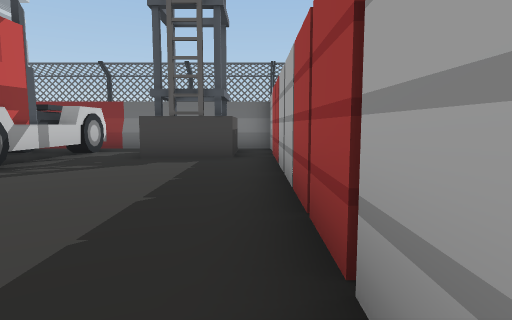
view 1 (above)

14 first-person views from a walk through a Unity game level. The camera is 1.4 m above the floor, tilts 6° down and sees 75° across. The floor is counted in squares, 2 m on a side. Each view is taken from the middle of a square. On the plan, view 1 faces up. The plan holds only what a view shows up to about 10 squares ahead; the rest is blank. The place goes on beyond the plan. The player is left out.

view 2
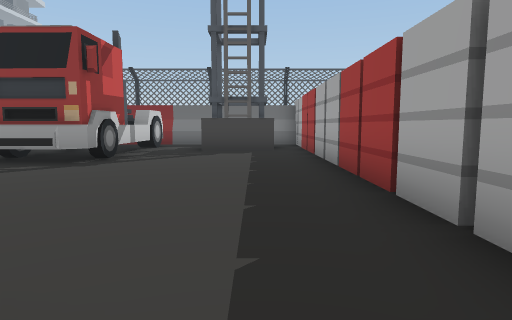

view 3
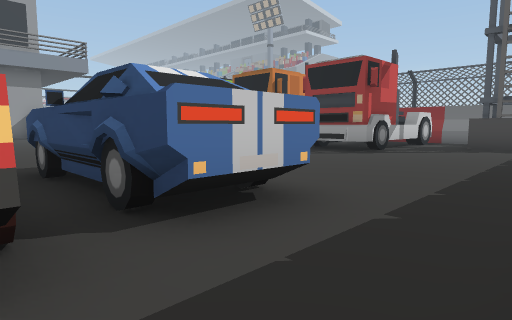

view 4
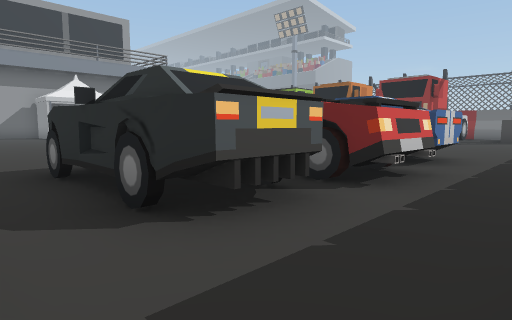

view 5
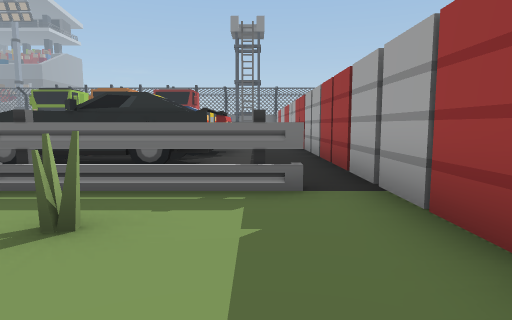

view 6
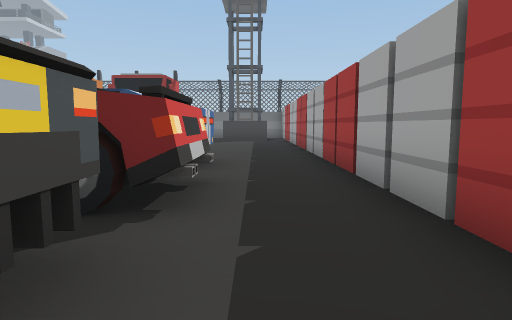

view 7
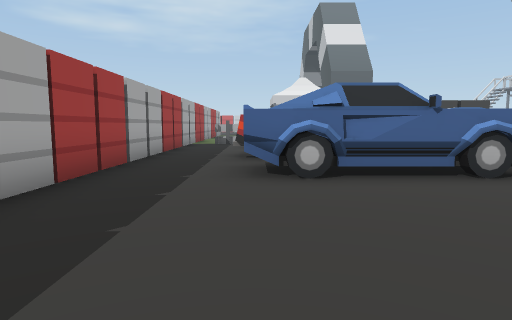

view 8
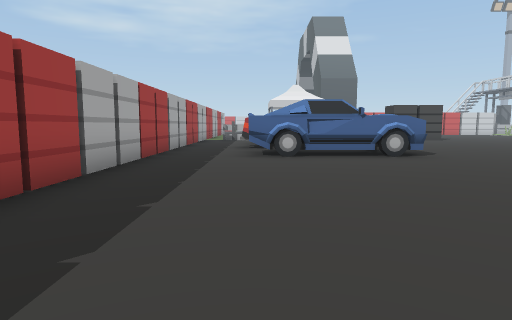

view 9
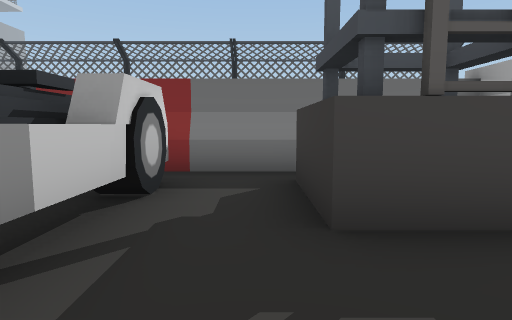

view 10
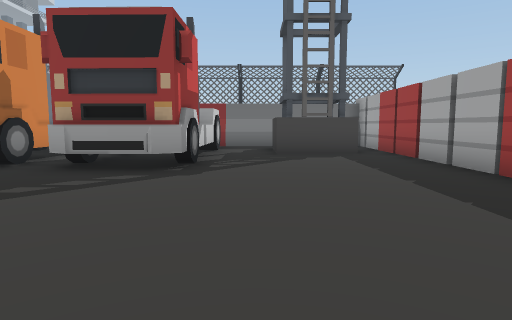

view 11
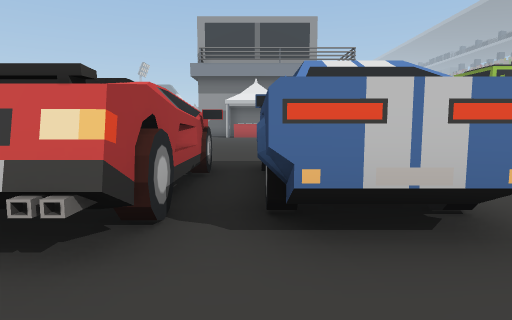

view 12
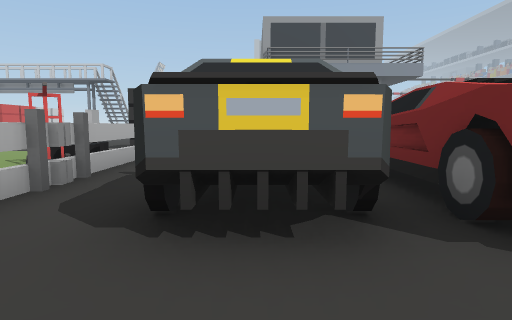

view 13
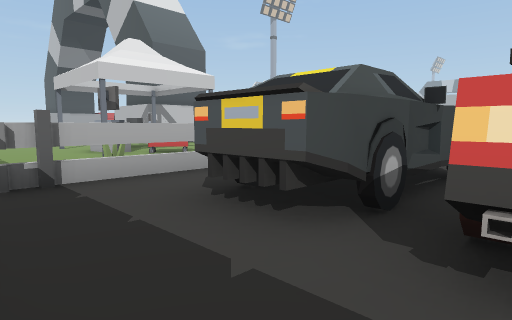

view 14
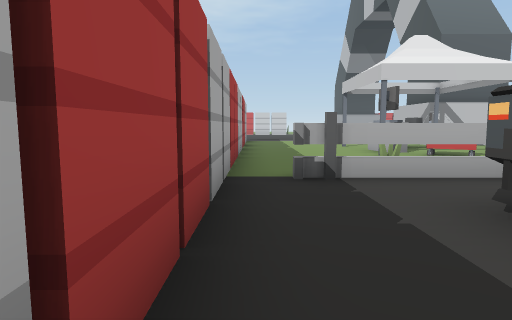

### Floor plan
Points are (right, up) in squares from view 1. A wall is a line through its corners. A room is listed if a view was taken in it or the views show most of it. See-through windows are left out.
Room 1 (views 1, 2, 3, 6, 7, 8, 9, 10, 11, 12, 13, 14)
walls: (0.4, 0.2) (0.4, 6.4); (-4.4, -3.7) (-3.4, -3.8); (-4.5, -3.7) (-2.4, -3.7); (-3.3, -5.3) (-4, -5.4); (-2.4, -5.4) (-4.1, -5.4); (-0.5, 7.2) (-2.5, 7.2) (-2.5, 9.2); (0.4, -8.6) (0.4, 0.1); (-5.5, -9.4) (-0.5, -9.4); (-2.4, 10) (-4.6, 10)
ways out: opening at (0, -9) to room 2; opening at (0, 7.5)
objects: other object (-5, -7) to (-2, -6); other object (-5, -4); other object (-5, -3) to (-2, -2); truck (-5, 4) to (-4, 9); other object (-2, -5); other object (-2, -4)
Room 2 (views 4, 5)
walls: (-0.5, -9.5) (-3.8, -9.5); (0.4, -13.3) (0.4, -8.6)
ways out: opening at (0, -9) to room 1
objects: cart (-5, -13) to (-4, -12); cart (-5, -11); tent (-3, -13); other object (-2, -11)

Positions as (right, up) in squares from view 1, and headings:
1: (0, 0), facing up
2: (-1, -2), facing up
3: (0, -4), facing up-left
4: (0, -9), facing up-left
5: (-1, -13), facing up
6: (-1, -8), facing up
7: (-2, 3), facing down
8: (-2, 6), facing down
9: (-3, 5), facing up
10: (-3, -1), facing up
11: (0, -3), facing left
12: (0, -7), facing left
13: (0, -5), facing down-left
14: (0, -5), facing down
